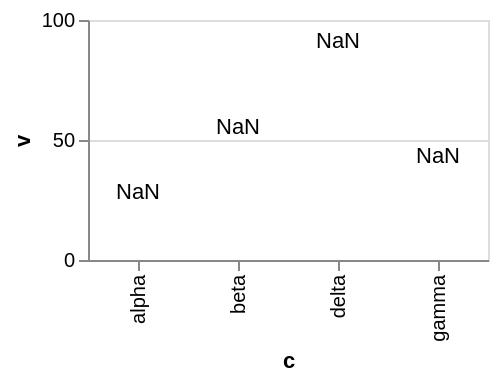

The Vega-Lite source for this figure:
### Vega-Lite specification from a JSON file in a GitHub repository (floating-point values rounded to 4 significant figures)
{"$schema": "https://vega.github.io/schema/vega-lite/v6.json", "width": 200, "height": 120, "data": {"values": [{"c": "alpha", "v": 28, "w": 3, "t": "2024-01-07"}, {"c": "beta", "v": 55, "w": 7, "t": "2024-03-19"}, {"c": "gamma", "v": 43, "w": 5, "t": "2024-06-02"}, {"c": "delta", "v": 91, "w": 9, "t": "2024-09-11"}]}, "mark": {"type": "text"}, "encoding": {"x": {"field": "c", "type": "nominal"}, "y": {"field": "v", "type": "quantitative"}, "text": {"field": "v", "type": "quantitative", "aggregate": "stdev"}}}
